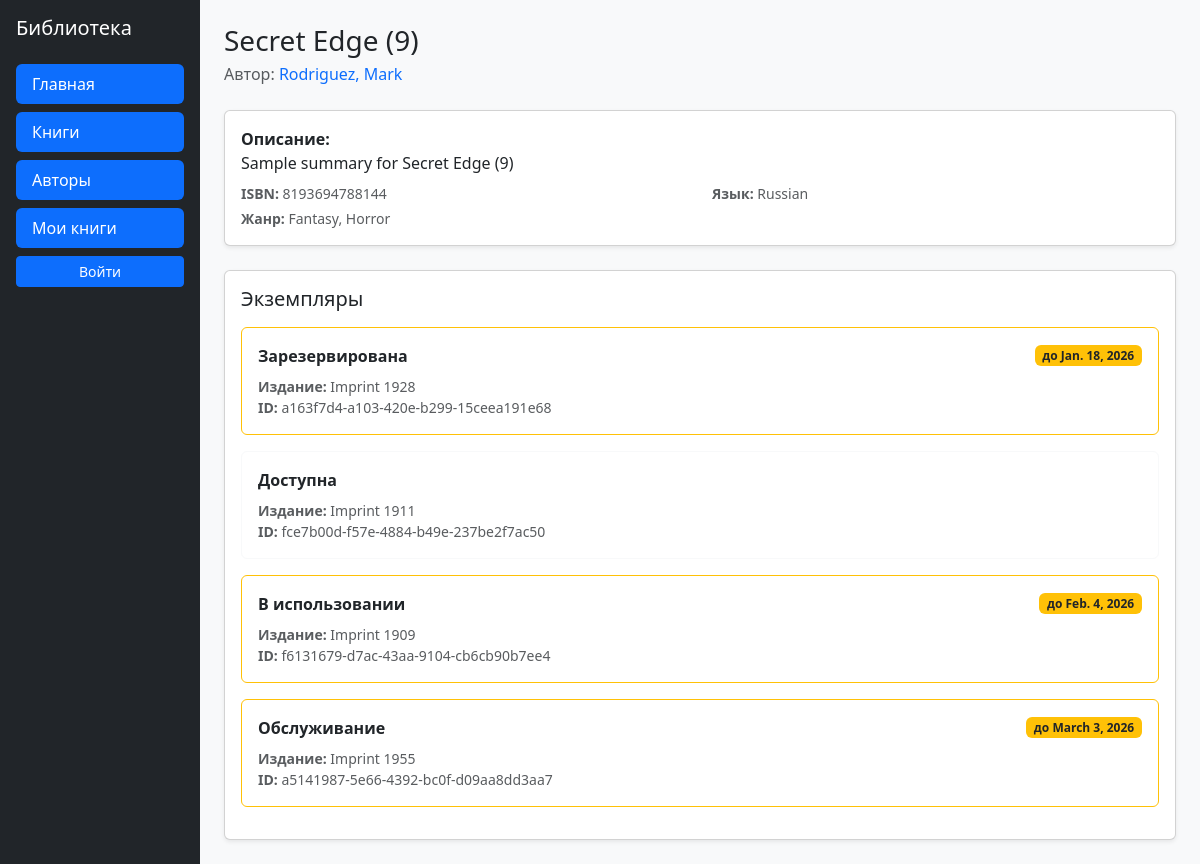
/catalog/book_detail/18, run on an earlier commit of the app's database.
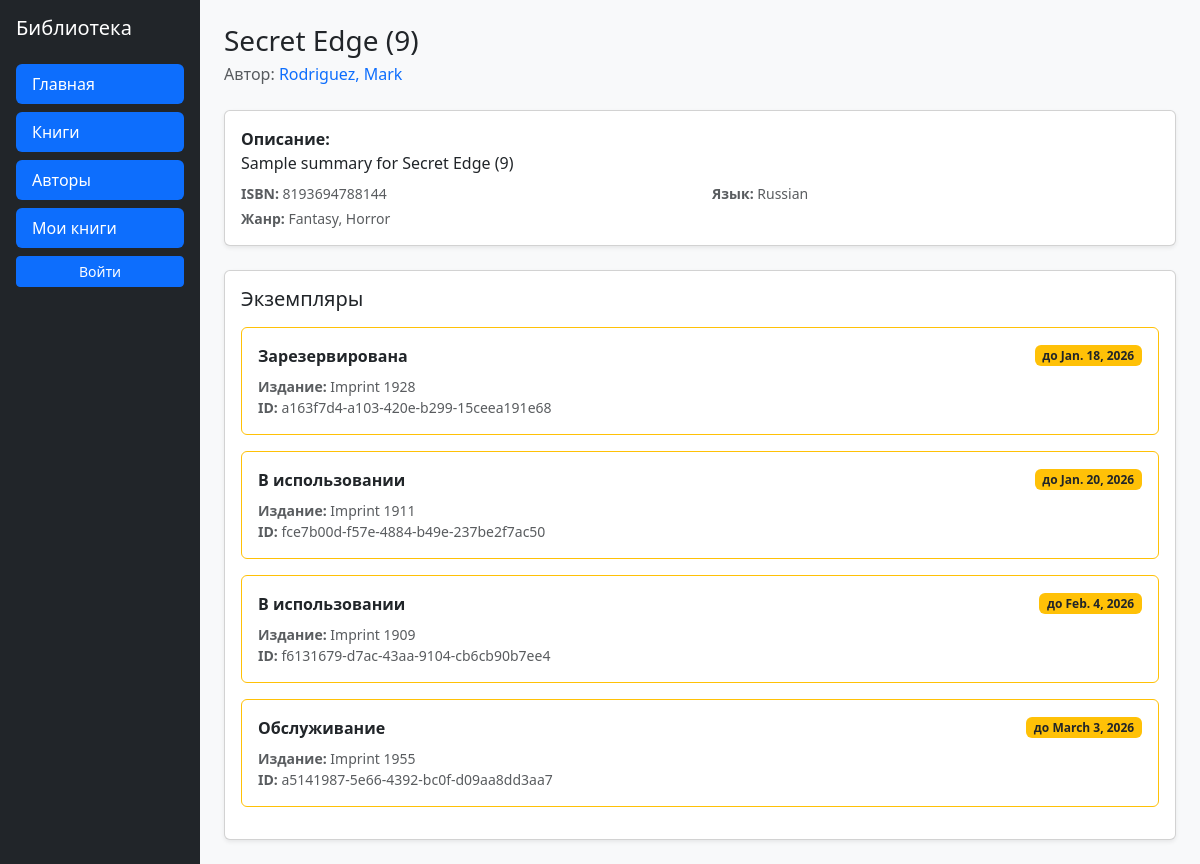
And on a later commit of the database.
### catalog/models.py (models this page shows, shortened)
class Book(models.Model):
    title = models.CharField(max_length=200)
    author = models.ForeignKey('Author', on_delete=models.SET_NULL, null=True)
    summary = models.TextField(max_length=1000, help_text='Введите краткое содержание')
    isbn = models.CharField('ISBN', max_length=13, help_text='Введите 13-значный ISBN код')
    genre = models.ManyToManyField(Genre, help_text='Выберите жанр')
    language = models.ForeignKey('Language', on_delete=models.SET_NULL, null=True)
    def dislpay_genre(self):
        return ', '.join([genre.name for genre in self.genre.all()[:3]])
    dislpay_genre.short_description = 'Genre'

class Author(models.Model):
    first_name = models.CharField(max_length=100)
    last_name = models.CharField(max_length=100)
    date_of_birth = models.DateField(null=True, blank=True)
    date_of_death = models.DateField('Died', null=True, blank=True)
    def get_absolute_url(self):
        return reverse('author_detail', kwargs={'pk':self.pk})
    def __str__(self):
        return f'{self.last_name}, {self.first_name}'
    class Meta:
        ordering = ['last_name']

class Language(models.Model):
    lang = models.CharField(max_length=50, unique=True, help_text='Введите язык книги')
    def __str__(self):
        return self.lang

class Genre(models.Model):
    name = models.CharField(max_length=200, help_text="Добавьте название жанра")
    def __str__(self):
        return self.name

class BookInstance(models.Model):
    id = models.UUIDField(primary_key=True, default=uuid.uuid4, help_text='Присвоение уникального значения в виде числа')
    book = models.ForeignKey('Book', on_delete=models.SET_NULL, null=True)
    imprint = models.CharField(max_length=200)
    due_back = models.DateField(null=True, blank=True)
    LOAN_STATUS = (
        ('m', 'Обслуживание'),
        ('o', 'В использовании'),
        ('a', 'Доступна'),
        ('r', 'Зарезервирована'),
    )
    status = models.CharField(max_length=1, choices=LOAN_STATUS, blank=True, default='a', help_text='Наличие книги')
    borrower = models.ForeignKey(User, on_delete=models.SET_NULL, null=True, blank=True)
    class Meta:
        ordering = ['due_back']
        permissions = (("can_mark_returned", "Set book as returned"),
                       ('can_edit', 'редактирование'),
                       )

### catalog/views.py (the view)
# urls.py: path('book_detail/<int:pk>', views.BookDetailView.as_view(), name='book_detail'),
class BookDetailView(generic.DetailView):
    model = Book
    template_name = 'catalog/book_detail.html'

### catalog/templates/catalog/book_detail.html
{% extends "catalog/base.html" %}
{% block content %}
<div class="mb-4">
  <h1 class="h3 mb-1">{{ book.title }}</h1>
  <div class="text-muted">
    Автор:
    <a href="{{ book.author.get_absolute_url }}"
       class="text-decoration-none">
      {{ book.author }}
    </a>
  </div>
</div>
<div class="card shadow-sm mb-4">
  <div class="card-body">
    <p class="mb-2">
      <strong>Описание:</strong><br>
      {{ book.summary }}
    </p>
    <div class="row small text-muted">
      <div class="col-md-6"><strong>ISBN:</strong> {{ book.isbn }}</div>
      <div class="col-md-6"><strong>Язык:</strong> {{ book.language }}</div>
      <div class="col-12 mt-1">
        <strong>Жанр:</strong>
        {% for genre in book.genre.all %}
          {{ genre }}{% if not forloop.last %}, {% endif %}
        {% endfor %}
      </div>
    </div>
  </div>
</div>
<div class="card shadow-sm">
  <div class="card-body">
    <h2 class="h5 mb-3">Экземпляры</h2>
    {% for copy in book.bookinstance_set.all %}
      <div class="border rounded p-3 mb-3
        {% if copy.status != 'a' %}border-warning{% else %}border-light{% endif %}">
        <div class="d-flex justify-content-between align-items-center mb-2">
          <div class="fw-semibold">
            {{ copy.get_status_display }}
          </div>
          {% if copy.status == 'a' and user.is_authenticated %}
            <form method="get" action="{% url 'reserve_book' copy.pk %}">
              <button class="btn btn-sm btn-outline-primary">
                Арендовать
              </button>
            </form>
          {% elif copy.status != 'a' %}
            <span class="badge bg-warning text-dark">
              до {{ copy.due_back }}
            </span>
          {% endif %}
        </div>
        <div class="small text-muted">
          <div><strong>Издание:</strong> {{ copy.imprint }}</div>
          <div><strong>ID:</strong> {{ copy.id }}</div>
        </div>
      </div>
    {% endfor %}
  </div>
</div>
{% endblock %}

### catalog/templates/catalog/base.html (shortened to what this page needs)
<!DOCTYPE html>
<html>
  <head>
    <link href="https://cdn.jsdelivr.net/npm/bootstrap@5.3.2/dist/css/bootstrap.min.css" rel="stylesheet">
  </head>
  <body class='bg-light'>
    <div class='container-fluid'>
      <div class='row vh-100'>
        <aside class="col-lg-2 bg-dark text-white p-3 d-flex flex-column">
        <h5 class="mb-4">Библиотека</h5>
        <nav class="nav nav-pills flex-column gap-2 mb-auto">
          <a href="{% url 'index' %}" class='nav-link text-white active'>Главная</a>
          <a href="{% url 'books' %}" class='nav-link text-white active'>Книги</a>
          <a href="{% url 'authors' %}" class='nav-link text-white active'>Авторы</a>
          <a href="{% url 'my_books' %}" class='nav-link text-white active'>Мои книги</a>
              {% if user.is_authenticated %}
                <div class='text text-center'> {{ user.username }}</div>
                  <form method="POST" action="{% url 'logout' %}">
                    {% csrf_token %}
                    <button class="btn btn-primary btn-sm w-100">Выйти</button>
                  </form>
              {% else %}
                <a href="{% url 'login' %}" class="btn btn-primary btn-sm w-100">Войти</a>
              {% endif %}
        </aside>
      <main class='col p-4 overflow-auto'>
        {% block content %}{% endblock %}
          </div>
      </div>
  </body>
</html>

What changed in the data, as far as the page shows it:
changed BookInstance "fce7b00d-f57e-4884-b49e-237be2f7ac50": status "Доступна" → "В использовании"; due_back (not shown) → "Jan. 20, 2026"
